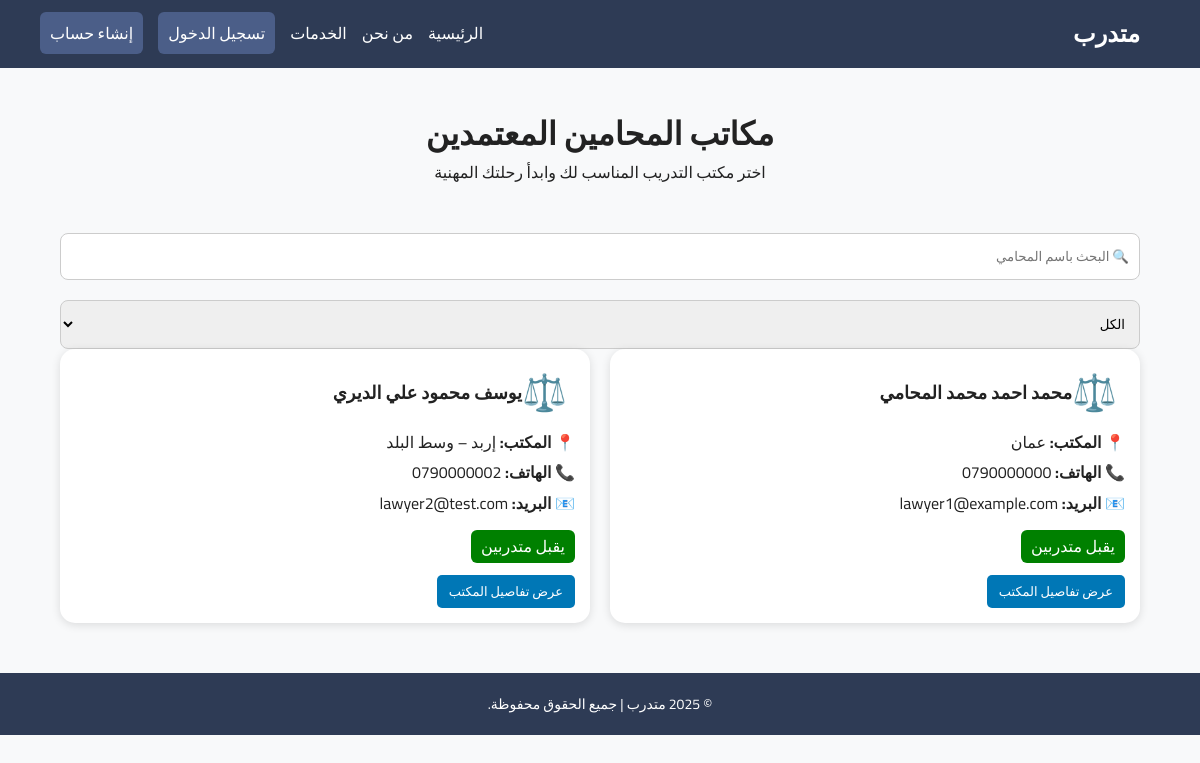
The app's page /specializations/lawyers/lawyers_offices.php, older data.
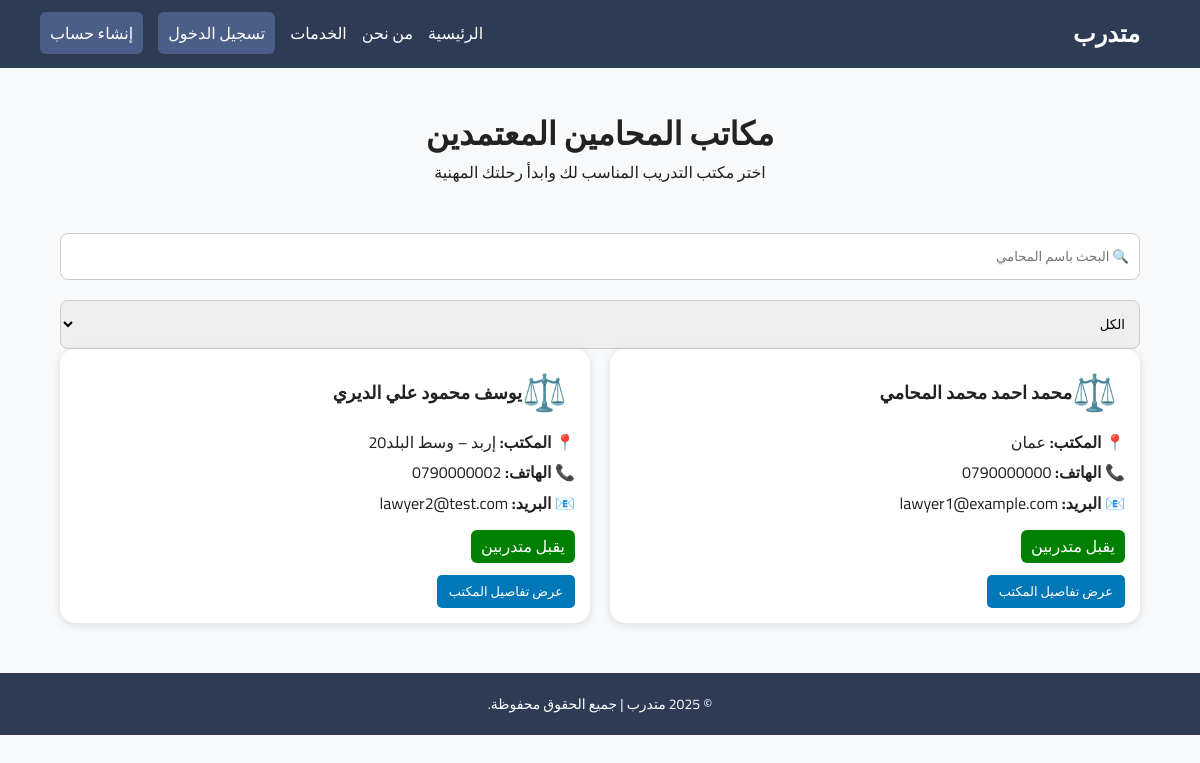
The same page, newer data.
### tables this page shows
CREATE TABLE `lawyers` (
  `lawyer_id` int(11) NOT NULL,
  `user_id` int(11) NOT NULL,
  `syndicate_id` int(11) DEFAULT NULL,
  `office_address` varchar(255) DEFAULT NULL,
  `password` varchar(255) NOT NULL,
  `verified` tinyint(1) NOT NULL DEFAULT 0,
  `created_at` datetime NOT NULL DEFAULT current_timestamp(),
  `updated_at` datetime NOT NULL DEFAULT current_timestamp() ON UPDATE current_timestamp(),
  `full_name` varchar(200) DEFAULT NULL,
  `first_name` varchar(100) DEFAULT NULL,
  `father_name` varchar(100) DEFAULT NULL,
  `grandfather_name` varchar(100) DEFAULT NULL,
  `family_name` varchar(100) DEFAULT NULL,
  `national_id` varchar(30) DEFAULT NULL,
  `phone` varchar(30) DEFAULT NULL,
  `email` varchar(150) DEFAULT NULL,
  `home_address` varchar(255) DEFAULT NULL,
  `no_conviction_doc` varchar(255) DEFAULT NULL,
  `good_conduct_doc` varchar(255) DEFAULT NULL,
  `social_security` enum('نعم','لا') DEFAULT 'لا',
  `highschool_certificate` varchar(10) DEFAULT 'لا',
  `university_degree` varchar(10) DEFAULT 'لا',
  `social_security_number` varchar(100) DEFAULT NULL
);

CREATE TABLE `users` (
  `user_id` int(11) NOT NULL,
  `full_name` varchar(200) NOT NULL,
  `national_id` varchar(30) NOT NULL,
  `phone` varchar(30) DEFAULT NULL,
  `email` varchar(150) DEFAULT NULL,
  `address` varchar(255) DEFAULT NULL,
  `password` varchar(255) NOT NULL,
  `role` enum('trainee','lawyer','admin','syndicate_admin') NOT NULL DEFAULT 'trainee',
  `created_at` datetime NOT NULL DEFAULT current_timestamp(),
  `updated_at` datetime NOT NULL DEFAULT current_timestamp() ON UPDATE current_timestamp(),
  `profile_completed` tinyint(1) NOT NULL DEFAULT 0,
  `profile_completed_at` datetime DEFAULT NULL
);

### specializations/lawyers/lawyers_offices.php (the view, shortened to what this page needs)
<!DOCTYPE html>
<html lang="ar" dir="rtl">
<head>
<link rel="stylesheet" href="../../assets/css/style.css">
<link rel="stylesheet" href="../../assets/css/lawyers.css">
</head>
<body>
<?php include("../../includes/header.php"); ?>
<div class="container">
<div class="page-header">
    <h1>مكاتب المحامين المعتمدين</h1>
    <p>اختر مكتب التدريب المناسب لك وابدأ رحلتك المهنية</p>
</div>
<div class="filters">
    <input type="text" placeholder="🔍 البحث باسم المحامي">
    <select>
        <option>الكل</option>
    </select>
</div>
<div class="lawyers-grid">
<?php
$q = $pdo->query("
    SELECT
        l.*,
        u.full_name
    FROM lawyers l
    LEFT JOIN users u ON u.user_id = l.user_id
    WHERE l.verified = 1
");
while ($lawyer = $q->fetch(PDO::FETCH_ASSOC)):
$status = ($lawyer['verified']) ? "يقبل متدربين" : "مغلق";
$tagClass = ($lawyer['verified']) ? "" : "closed";
?>
<div class="lawyer-card">
    <div class="lawyer-header">
        <div class="lawyer-avatar">⚖️</div>
        <div class="lawyer-name">
            <?= htmlspecialchars($lawyer['full_name']) ?>
        </div>
    </div>
    <div class="lawyer-info">
        <p><strong>📍 المكتب:</strong> <?= htmlspecialchars($lawyer['office_address']) ?></p>
        <p><strong>📞 الهاتف:</strong> <?= htmlspecialchars($lawyer['phone']) ?></p>
        <p><strong>📧 البريد:</strong> <?= htmlspecialchars($lawyer['email']) ?></p>
        <span class="tag <?= $tagClass ?>">
            <?= $status ?>
        </span>
    </div>
<?php if ($lawyer['verified']): ?>
    <a href="lawyer_profile.php?id=<?= $lawyer['lawyer_id'] ?>" class="btn">
        عرض تفاصيل المكتب
    </a>
<?php else: ?>
    <a class="btn disabled">لا يقبل حالياً</a>
<?php endif; ?>
</div>
<?php endwhile; ?>
</div>
</div>
<?php include("../../includes/footer.php"); ?>
</body>
</html>

Row changes from the older to the newer data that the page shows:
changed lawyers "lawyer2@test.com": office_address "إربد – وسط البلد" → "إربد – وسط البلد20"
